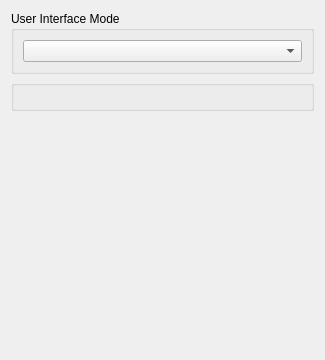
<?xml version="1.0" encoding="UTF-8"?>
<ui version="4.0">
 <class>AppearanceOptionsWidget</class>
 <widget class="QWidget" name="AppearanceOptionsWidget">
  <property name="geometry">
   <rect>
    <x>0</x>
    <y>0</y>
    <width>325</width>
    <height>360</height>
   </rect>
  </property>
  <property name="windowTitle">
   <string>Form</string>
  </property>
  <layout class="QVBoxLayout" name="verticalLayout">
   <item>
    <widget class="QGroupBox" name="m_uiModeGroupBox">
     <property name="title">
      <string>User Interface Mode</string>
     </property>
     <layout class="QVBoxLayout">
      <item>
       <widget class="QComboBox" name="m_uiModeCombo"/>
      </item>
     </layout>
    </widget>
   </item>
   <item>
    <widget class="FontPanel" name="m_fontPanel"/>
   </item>
   <item>
    <spacer name="verticalSpacer">
     <property name="orientation">
      <enum>Qt::Vertical</enum>
     </property>
     <property name="sizeHint" stdset="0">
      <size>
       <width>0</width>
       <height>0</height>
      </size>
     </property>
    </spacer>
   </item>
  </layout>
 </widget>
 <customwidgets>
  <customwidget>
   <class>FontPanel</class>
   <extends>QGroupBox</extends>
   <header>fontpanel_p.h</header>
   <container>1</container>
  </customwidget>
 </customwidgets>
 <resources/>
 <connections/>
</ui>
